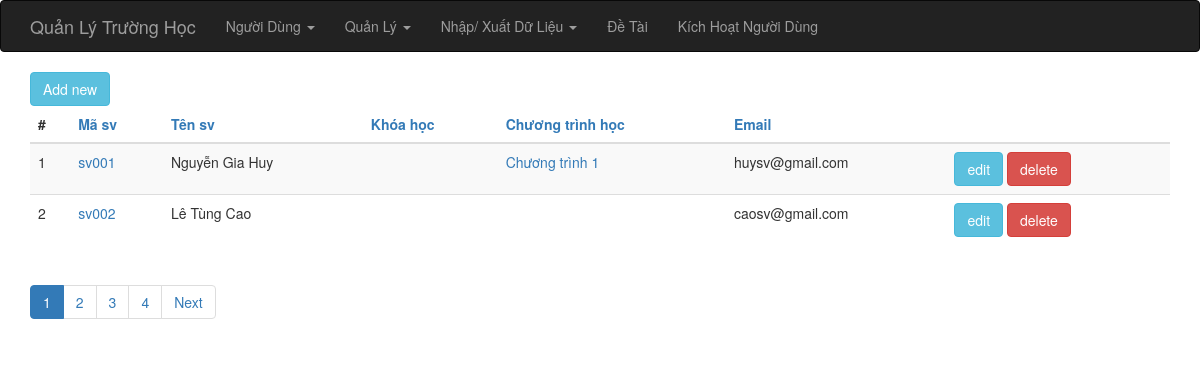
The page /index.php?op=sv_list (signed in) on the database its author committed.
### tables this page shows
CREATE TABLE IF NOT EXISTS `sinh_vien` (
  `id` int(6) unsigned NOT NULL AUTO_INCREMENT,
  `ma_sinh_vien` varchar(255) NOT NULL,
  `ho_ten` varchar(255) NOT NULL,
  `khoa_hoc_id` int(6) DEFAULT NULL,
  `chuong_trinh_id` int(6) DEFAULT NULL,
  `email` varchar(255) DEFAULT NULL,
  PRIMARY KEY (`id`)
);

CREATE TABLE IF NOT EXISTS `chuong_trinh_hoc` (
  `id` int(6) unsigned NOT NULL AUTO_INCREMENT,
  `ten_chuong_trinh` varchar(255) NOT NULL,
  `khoa_hoc_id` varchar(255) NOT NULL,
  `ghi_chu` varchar(255) DEFAULT NULL,
  `total_time` int(6) DEFAULT NULL,
  PRIMARY KEY (`id`)
);

### index.php (called while the page is built, shortened)
<?php
require_once 'controller/IndexController.php';
$controller = new IndexController();
$controller->handleRequest();
?>

### model/ChuongTrinhGateway.php (called while the page is built, shortened)
<?php
class ChuongTrinhGateway {
    public function selectAll($order, $start, $limit) {
        $dbOrder =  mysql_real_escape_string($order);
        $dbres = mysql_query("SELECT * FROM chuong_trinh_hoc ORDER BY $dbOrder ASC limit {$start},{$limit}");
        $data = array();
        while ( ($obj = mysql_fetch_object($dbres)) != NULL ) {
            $data[] = $obj;
        }
        return $data;
    }
}
?>

### model/ChuongTrinhService.php (called while the page is built, shortened)
<?php
require_once 'model/ChuongTrinhGateway.php';
class ChuongTrinhService {
    private $index = NULL;
    private $chuongtrinhGateway    = NULL;
    public function __construct() {
        $this->index = new IndexService();
        $this->chuongtrinhGateway = new ChuongTrinhGateway();
    }
    public function getAll($order, $start, $limit) {
        try {
            $this->index->openDb();
            $res = $this->chuongtrinhGateway->selectAll($order, $start, $limit);
            $this->index->closeDb();
            return $res;
        } catch (Exception $e) {
            $this->index->closeDb();
            throw $e;
        }
    }
}
?>

### model/SVGateway.php (called while the page is built, shortened)
<?php
class SVGateway {
    public function allRecord() {
        $dbres = mysql_query("SELECT * FROM sinh_vien");
        return mysql_num_rows($dbres);
    }
    public function selectAll($order, $start, $limit) {
        if ( !isset($order) ) {
            $order = "ma_sinh_vien";
        }
        $dbOrder =  mysql_real_escape_string($order);
        $dbres = mysql_query("SELECT * FROM sinh_vien ORDER BY $dbOrder ASC limit {$start},{$limit}");
        $data = array();
        while ( ($obj = mysql_fetch_object($dbres)) != NULL ) {
            $data[] = $obj;
        }
        return $data;
    }
}
?>

### model/SVService.php (called while the page is built, shortened)
<?php
require_once 'model/SVGateway.php';
class SVService {
    private $index = NULL;
    private $SVGateway    = NULL;
    public function __construct() {
        $this->index = new IndexService();
        $this->SVGateway = new SVGateway();
    }
    public function totalRecord()
    {
        try {
            $this->index->openDb();
            $res = $this->SVGateway->allRecord();
            $this->index->closeDb();
            return $res;
        } catch (Exception $e) {
            $this->index->closeDb();
            throw $e;
        }
    }
    public function getAll($order, $start, $limit) {
        try {
            $this->index->openDb();
            $res = $this->SVGateway->selectAll($order, $start, $limit);
            $this->index->closeDb();
            return $res;
        } catch (Exception $e) {
            $this->index->closeDb();
            throw $e;
        }
    }
}
?>

### view/sinhvien/list.php (the view, shortened to what this page needs)
<?php require_once(realpath($_SERVER["DOCUMENT_ROOT"]) .'/school/view/include/header.php');?>
<?php
    $Pagination = new Pagination();
?>
<div class="container">
    <div><a href="index.php?op=sv_new" class="btn btn-info">Add new</a></div>
    <?php if ( count($data) > 0 ) { ?>
    <table class="table table-striped">
        <thead>
        <tr>
            <th>#</th>
            <th><a href="?op=sv_list&orderby=ma_sinh_vien">Mã sv</a></th>
            <th><a href="?op=sv_list&orderby=ho_ten">Tên sv</a></th>
            <th><a href="?op=sv_list&orderby=khoa_hoc_id">Khóa học</a></th>
            <th><a href="?op=sv_list&orderby=chuong_trinh_id">Chương trình học</a></th>
            <th><a href="?op=sv_list&orderby=email">Email</a></th>
            <th>&nbsp;</th>
        </tr>
        </thead>
        <tbody>
        <?php $i = 0; foreach ($data as $item): $i++;?>
            <tr>
                <td><?php echo $i;?></td>
                <td><a href="index.php?op=sv_show&id=<?php echo $item->id; ?>"><?php echo $item->ma_sinh_vien; ?></a></td>
                <td><?php echo $item->ho_ten?></td>
                <td>
                </td>
                <td>
                    <a href="index.php?op=chuongtrinh_show&id=<?php echo $item->chuong_trinh_id; ?>">
                        <?php foreach ($CTList as $ct) {
                            if ( $item->chuong_trinh_id == $ct->id ) {
                                echo $ct->ten_chuong_trinh;
                            }
                        }; ?>
                    </a>
                </td>
                <td><?php echo $item->email; ?></td>
                <td>
                    <a href="index.php?op=sv_edit&id=<?php echo $item->id; ?>" class="btn btn-info">edit</a>
                    <a href="index.php?op=sv_delete&id=<?php echo $item->id; ?>" class="btn btn-danger" onclick="return checkDel()">delete</a>
                </td>
            </tr>
        <?php endforeach; ?>
        </tbody>
    </table>
    <ul class="pagination">
        <?php echo $Pagination->listPages($totalPages); ?>
    </ul>
    <?php } else { ?>
        <h5>Empty list.</h5>
    <?php } ?>
</div>
<?php require_once(realpath($_SERVER["DOCUMENT_ROOT"]) .'/school/view/include/footer.php');?>

### libs/css/style.css (style rules this page uses)
html, body { height: 100%; }
.page-wrap .container { background: #fff; }

### rows shown on the page
sinh_vien: ma_sinh_vien "sv001", ho_ten "Nguyễn Gia Huy", email "huysv@gmail.com"
chuong_trinh_hoc: ten_chuong_trinh "Chương trình 1"
sinh_vien: ma_sinh_vien "sv002", ho_ten "Lê Tùng Cao", email "caosv@gmail.com"
